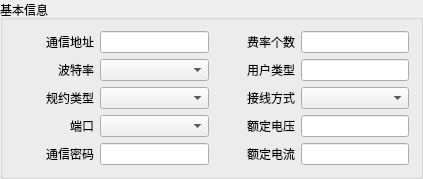
         <widget class="QGroupBox" name="groupBox">
          <property name="title">
           <string>基本信息</string>
          </property>
          <layout class="QGridLayout" name="gridLayout_3">
           <item row="0" column="0">
            <layout class="QGridLayout" name="gridLayout_2">
             <item row="0" column="0">
              <widget class="QLabel" name="label_3">
               <property name="sizePolicy">
                <sizepolicy hsizetype="Fixed" vsizetype="Fixed">
                 <horstretch>0</horstretch>
                 <verstretch>0</verstretch>
                </sizepolicy>
               </property>
               <property name="minimumSize">
                <size>
                 <width>80</width>
                 <height>0</height>
                </size>
               </property>
               <property name="maximumSize">
                <size>
                 <width>80</width>
                 <height>16777215</height>
                </size>
               </property>
               <property name="layoutDirection">
                <enum>Qt::LeftToRight</enum>
               </property>
               <property name="text">
                <string>通信地址</string>
               </property>
               <property name="alignment">
                <set>Qt::AlignRight|Qt::AlignTrailing|Qt::AlignVCenter</set>
               </property>
              </widget>
             </item>
             <item row="0" column="1">
              <widget class="QLineEdit" name="meter_addr_box">
               <property name="sizePolicy">
                <sizepolicy hsizetype="MinimumExpanding" vsizetype="Fixed">
                 <horstretch>0</horstretch>
                 <verstretch>0</verstretch>
                </sizepolicy>
               </property>
               <property name="minimumSize">
                <size>
                 <width>100</width>
                 <height>0</height>
                </size>
               </property>
              </widget>
             </item>
             <item row="0" column="2">
              <widget class="QLabel" name="label_8">
               <property name="sizePolicy">
                <sizepolicy hsizetype="Fixed" vsizetype="Fixed">
                 <horstretch>0</horstretch>
                 <verstretch>0</verstretch>
                </sizepolicy>
               </property>
               <property name="minimumSize">
                <size>
                 <width>80</width>
                 <height>0</height>
                </size>
               </property>
               <property name="maximumSize">
                <size>
                 <width>80</width>
                 <height>16777215</height>
                </size>
               </property>
               <property name="layoutDirection">
                <enum>Qt::LeftToRight</enum>
               </property>
               <property name="text">
                <string>费率个数</string>
               </property>
               <property name="alignment">
                <set>Qt::AlignRight|Qt::AlignTrailing|Qt::AlignVCenter</set>
               </property>
              </widget>
             </item>
             <item row="0" column="3">
              <widget class="QLineEdit" name="meter_rate_num_box">
               <property name="sizePolicy">
                <sizepolicy hsizetype="MinimumExpanding" vsizetype="Fixed">
                 <horstretch>0</horstretch>
                 <verstretch>0</verstretch>
                </sizepolicy>
               </property>
               <property name="minimumSize">
                <size>
                 <width>100</width>
                 <height>0</height>
                </size>
               </property>
              </widget>
             </item>
             <item row="1" column="0">
              <widget class="QLabel" name="label_4">
               <property name="sizePolicy">
                <sizepolicy hsizetype="Fixed" vsizetype="Fixed">
                 <horstretch>0</horstretch>
                 <verstretch>0</verstretch>
                </sizepolicy>
               </property>
               <property name="minimumSize">
                <size>
                 <width>80</width>
                 <height>0</height>
                </size>
               </property>
               <property name="maximumSize">
                <size>
                 <width>80</width>
                 <height>16777215</height>
                </size>
               </property>
               <property name="layoutDirection">
                <enum>Qt::LeftToRight</enum>
               </property>
               <property name="text">
                <string>波特率</string>
               </property>
               <property name="alignment">
                <set>Qt::AlignRight|Qt::AlignTrailing|Qt::AlignVCenter</set>
               </property>
              </widget>
             </item>
             <item row="1" column="1">
              <widget class="QComboBox" name="meter_baudrate_l">
               <property name="currentIndex">
                <number>-1</number>
               </property>
               <item>
                <property name="text">
                 <string>300</string>
                </property>
               </item>
               <item>
                <property name="text">
                 <string>600</string>
                </property>
               </item>
               <item>
                <property name="text">
                 <string>1200</string>
                </property>
               </item>
               <item>
                <property name="text">
                 <string>2400</string>
                </property>
               </item>
               <item>
                <property name="text">
                 <string>4800</string>
                </property>
               </item>
               <item>
                <property name="text">
                 <string>7200</string>
                </property>
               </item>
               <item>
                <property name="text">
                 <string>9600</string>
                </property>
               </item>
               <item>
                <property name="text">
                 <string>19200</string>
                </property>
               </item>
               <item>
                <property name="text">
                 <string>38400</string>
                </property>
               </item>
               <item>
                <property name="text">
                 <string>57600</string>
                </property>
               </item>
               <item>
                <property name="text">
                 <string>115200</string>
                </property>
               </item>
               <item>
                <property name="text">
                 <string>自适应</string>
                </property>
               </item>
              </widget>
             </item>
             <item row="1" column="2">
              <widget class="QLabel" name="label_9">
               <property name="sizePolicy">
                <sizepolicy hsizetype="Fixed" vsizetype="Fixed">
                 <horstretch>0</horstretch>
                 <verstretch>0</verstretch>
                </sizepolicy>
               </property>
               <property name="minimumSize">
                <size>
                 <width>80</width>
                 <height>0</height>
                </size>
               </property>
               <property name="maximumSize">
                <size>
                 <width>80</width>
                 <height>16777215</height>
                </size>
               </property>
               <property name="layoutDirection">
                <enum>Qt::LeftToRight</enum>
               </property>
               <property name="text">
                <string>用户类型</string>
               </property>
               <property name="alignment">
                <set>Qt::AlignRight|Qt::AlignTrailing|Qt::AlignVCenter</set>
               </property>
              </widget>
             </item>
             <item row="1" column="3">
              <widget class="QLineEdit" name="meter_usr_mode_box">
               <property name="sizePolicy">
                <sizepolicy hsizetype="MinimumExpanding" vsizetype="Fixed">
                 <horstretch>0</horstretch>
                 <verstretch>0</verstretch>
                </sizepolicy>
               </property>
               <property name="minimumSize">
                <size>
                 <width>100</width>
                 <height>0</height>
                </size>
               </property>
              </widget>
             </item>
             <item row="2" column="0">
              <widget class="QLabel" name="label_5">
               <property name="sizePolicy">
                <sizepolicy hsizetype="Fixed" vsizetype="Fixed">
                 <horstretch>0</horstretch>
                 <verstretch>0</verstretch>
                </sizepolicy>
               </property>
               <property name="minimumSize">
                <size>
                 <width>80</width>
                 <height>0</height>
                </size>
               </property>
               <property name="maximumSize">
                <size>
                 <width>80</width>
                 <height>16777215</height>
                </size>
               </property>
               <property name="layoutDirection">
                <enum>Qt::LeftToRight</enum>
               </property>
               <property name="text">
                <string>规约类型</string>
               </property>
               <property name="alignment">
                <set>Qt::AlignRight|Qt::AlignTrailing|Qt::AlignVCenter</set>
               </property>
              </widget>
             </item>
             <item row="2" column="1">
              <widget class="QComboBox" name="meter_protocol_mode_l">
               <property name="currentIndex">
                <number>-1</number>
               </property>
               <item>
                <property name="text">
                 <string>未知</string>
                </property>
               </item>
               <item>
                <property name="text">
                 <string>DL/T645-1997</string>
                </property>
               </item>
               <item>
                <property name="text">
                 <string>DL/T645-2007</string>
                </property>
               </item>
               <item>
                <property name="text">
                 <string>DL/T698.45</string>
                </property>
               </item>
               <item>
                <property name="text">
                 <string>CJ/T188-2004</string>
                </property>
               </item>
              </widget>
             </item>
             <item row="2" column="2">
              <widget class="QLabel" name="label_10">
               <property name="sizePolicy">
                <sizepolicy hsizetype="Fixed" vsizetype="Fixed">
                 <horstretch>0</horstretch>
                 <verstretch>0</verstretch>
                </sizepolicy>
               </property>
               <property name="minimumSize">
                <size>
                 <width>80</width>
                 <height>0</height>
                </size>
               </property>
               <property name="maximumSize">
                <size>
                 <width>80</width>
                 <height>16777215</height>
                </size>
               </property>
               <property name="layoutDirection">
                <enum>Qt::LeftToRight</enum>
               </property>
               <property name="text">
                <string>接线方式</string>
               </property>
               <property name="alignment">
                <set>Qt::AlignRight|Qt::AlignTrailing|Qt::AlignVCenter</set>
               </property>
              </widget>
             </item>
             <item row="2" column="3">
              <widget class="QComboBox" name="meter_line_mode_l">
               <property name="currentIndex">
                <number>-1</number>
               </property>
               <item>
                <property name="text">
                 <string>未知</string>
                </property>
               </item>
               <item>
                <property name="text">
                 <string>单相</string>
                </property>
               </item>
               <item>
                <property name="text">
                 <string>三相三线</string>
                </property>
               </item>
               <item>
                <property name="text">
                 <string>三相四线</string>
                </property>
               </item>
              </widget>
             </item>
             <item row="3" column="0">
              <widget class="QLabel" name="label_6">
               <property name="sizePolicy">
                <sizepolicy hsizetype="Fixed" vsizetype="Fixed">
                 <horstretch>0</horstretch>
                 <verstretch>0</verstretch>
                </sizepolicy>
               </property>
               <property name="minimumSize">
                <size>
                 <width>80</width>
                 <height>0</height>
                </size>
               </property>
               <property name="maximumSize">
                <size>
                 <width>80</width>
                 <height>16777215</height>
                </size>
               </property>
               <property name="layoutDirection">
                <enum>Qt::LeftToRight</enum>
               </property>
               <property name="text">
                <string>端口</string>
               </property>
               <property name="alignment">
                <set>Qt::AlignRight|Qt::AlignTrailing|Qt::AlignVCenter</set>
               </property>
              </widget>
             </item>
             <item row="3" column="1">
              <widget class="QComboBox" name="meter_port_l">
               <property name="currentIndex">
                <number>-1</number>
               </property>
               <item>
                <property name="text">
                 <string>RS485-1</string>
                </property>
               </item>
               <item>
                <property name="text">
                 <string>RS485-2</string>
                </property>
               </item>
               <item>
                <property name="text">
                 <string>载波</string>
                </property>
               </item>
              </widget>
             </item>
             <item row="3" column="2">
              <widget class="QLabel" name="label_11">
               <property name="sizePolicy">
                <sizepolicy hsizetype="Fixed" vsizetype="Fixed">
                 <horstretch>0</horstretch>
                 <verstretch>0</verstretch>
                </sizepolicy>
               </property>
               <property name="minimumSize">
                <size>
                 <width>80</width>
                 <height>0</height>
                </size>
               </property>
               <property name="maximumSize">
                <size>
                 <width>80</width>
                 <height>16777215</height>
                </size>
               </property>
               <property name="layoutDirection">
                <enum>Qt::LeftToRight</enum>
               </property>
               <property name="text">
                <string>额定电压</string>
               </property>
               <property name="alignment">
                <set>Qt::AlignRight|Qt::AlignTrailing|Qt::AlignVCenter</set>
               </property>
              </widget>
             </item>
             <item row="3" column="3">
              <widget class="QLineEdit" name="meter_V">
               <property name="sizePolicy">
                <sizepolicy hsizetype="MinimumExpanding" vsizetype="Fixed">
                 <horstretch>0</horstretch>
                 <verstretch>0</verstretch>
                </sizepolicy>
               </property>
               <property name="minimumSize">
                <size>
                 <width>100</width>
                 <height>0</height>
                </size>
               </property>
              </widget>
             </item>
             <item row="4" column="0">
              <widget class="QLabel" name="label_7">
               <property name="sizePolicy">
                <sizepolicy hsizetype="Fixed" vsizetype="Fixed">
                 <horstretch>0</horstretch>
                 <verstretch>0</verstretch>
                </sizepolicy>
               </property>
               <property name="minimumSize">
                <size>
                 <width>80</width>
                 <height>0</height>
                </size>
               </property>
               <property name="maximumSize">
                <size>
                 <width>80</width>
                 <height>16777215</height>
                </size>
               </property>
               <property name="layoutDirection">
                <enum>Qt::LeftToRight</enum>
               </property>
               <property name="text">
                <string>通信密码</string>
               </property>
               <property name="alignment">
                <set>Qt::AlignRight|Qt::AlignTrailing|Qt::AlignVCenter</set>
               </property>
              </widget>
             </item>
             <item row="4" column="1">
              <widget class="QLineEdit" name="meter_pw_box">
               <property name="sizePolicy">
                <sizepolicy hsizetype="MinimumExpanding" vsizetype="Fixed">
                 <horstretch>0</horstretch>
                 <verstretch>0</verstretch>
                </sizepolicy>
               </property>
               <property name="minimumSize">
                <size>
                 <width>100</width>
                 <height>0</height>
                </size>
               </property>
              </widget>
             </item>
             <item row="4" column="2">
              <widget class="QLabel" name="label_12">
               <property name="sizePolicy">
                <sizepolicy hsizetype="Fixed" vsizetype="Fixed">
                 <horstretch>0</horstretch>
                 <verstretch>0</verstretch>
                </sizepolicy>
               </property>
               <property name="minimumSize">
                <size>
                 <width>80</width>
                 <height>0</height>
                </size>
               </property>
               <property name="maximumSize">
                <size>
                 <width>80</width>
                 <height>16777215</height>
                </size>
               </property>
               <property name="layoutDirection">
                <enum>Qt::LeftToRight</enum>
               </property>
               <property name="text">
                <string>额定电流</string>
               </property>
               <property name="alignment">
                <set>Qt::AlignRight|Qt::AlignTrailing|Qt::AlignVCenter</set>
               </property>
              </widget>
             </item>
             <item row="4" column="3">
              <widget class="QLineEdit" name="meter_A">
               <property name="sizePolicy">
                <sizepolicy hsizetype="MinimumExpanding" vsizetype="Fixed">
                 <horstretch>0</horstretch>
                 <verstretch>0</verstretch>
                </sizepolicy>
               </property>
               <property name="minimumSize">
                <size>
                 <width>100</width>
                 <height>0</height>
                </size>
               </property>
              </widget>
             </item>
            </layout>
           </item>
          </layout>
         </widget>
